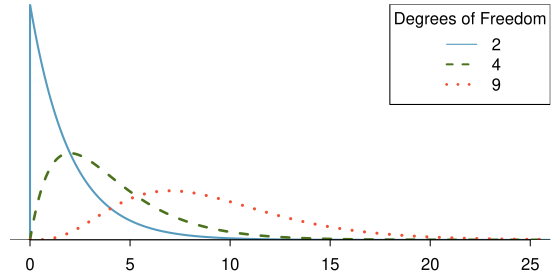

Source code (R):
library(openintro)
data(COL)

myPDF('chiSquareDistributionWithInceasingDF.pdf', 5.6, 2.8,
      mar = c(2, 0.5, 0.25, 0.5),
      mgp = c(2.1, 0.7, 0))
x <- c(0, seq(0.0000001, 40, 0.05))
DF <- c(2.0000001, 4, 9)
y <- list()
for (i in 1:length(DF)) {
  y[[i]] <- dchisq(x, DF[i])
}
plot(0, 0,
     type = 'n',
     xlim = c(0, 25),
     yaxs="i",
     ylim = range(c(y, recursive = TRUE)),
     axes = FALSE)
for (i in 1:length(DF)) {
  lines(x, y[[i]],
        lty = i,
        col = COL[ifelse(i == 3, 4, i)],
        lwd = 1.5 + i / 2)
}
abline(h = 0)
axis(1)
legend('topright',
       lwd = 0.3 + 1:4 / 1.25,
       col = COL[c(1, 2, 4)],
       lty = 1:4,
       legend = paste(round(DF)),
       title = 'Degrees of Freedom',
       cex = 1)
dev.off()
